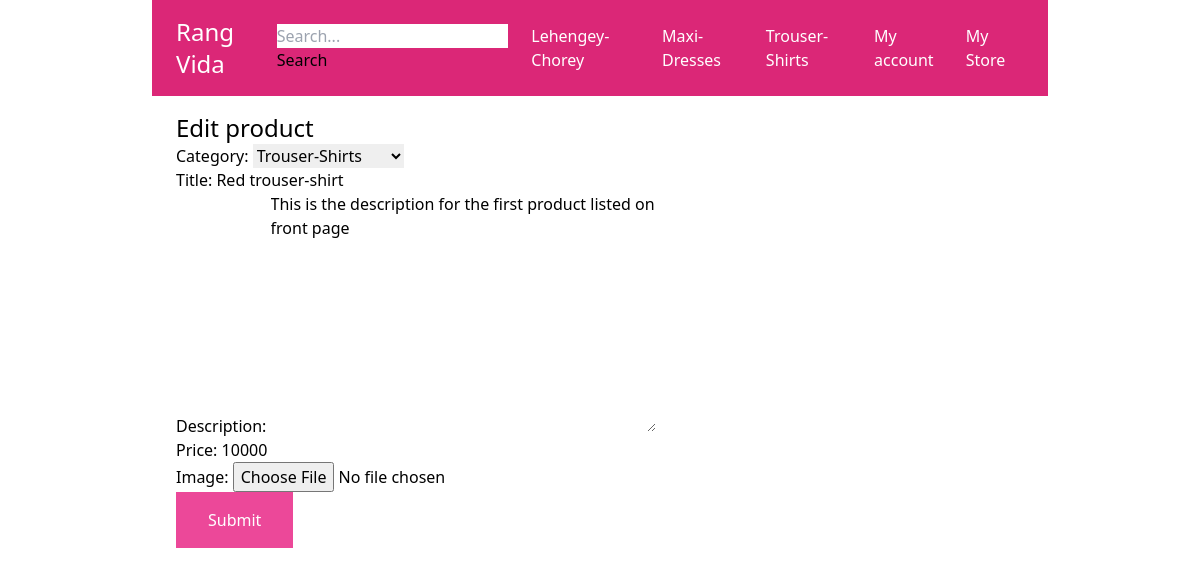
/my-store/edit-product/1/ (signed in), run on the app's committed database.
### store/models.py (models this page shows, shortened)
class Category(models.Model):
    title = models.CharField(max_length=50)
    slug = models.SlugField(max_length=50)
    class Meta:
        verbose_name_plural = 'Categories'
    def __str__(self):
        return self.title

class Product(models.Model):
    user = models.ForeignKey(User, related_name='product', on_delete=models.CASCADE)
    category = models.ForeignKey(Category, related_name='products', on_delete=models.CASCADE)
    title = models.CharField(max_length=50)
    slug = models.SlugField(max_length=50)
    description = models.TextField(blank=True)
    price = models.IntegerField()
    image = models.ImageField(upload_to='uploads/product_images/', blank=True, null=True)
    created_at = models.DateTimeField(auto_now_add=True)
    updated_at = models.DateTimeField(auto_now=True)
    class Meta:
        ordering = ('-created_at',)

### userprofile/views.py (the view)
# urls.py: path('my-store/edit-product/<int:pk>/', views.edit_product, name='edit_product'),
@login_required
def edit_product(request, pk):
    product = Product.objects.filter(user=request.user).get(pk=pk)
    if request.method == 'POST':
     form = Productform(request.POST, request.FILES, instance=product)
     if form.is_valid:
        form.save()
        messages.success(request, 'The changes have been saved!')
        return redirect('my_store')
    else:
        form = Productform(instance=product)
    return render(request, 'userprofile/add_product.html',{ 'title':'Edit product','form': form})

### store/forms.py
class Productform(forms.ModelForm):
    class Meta:
        model = Product
        fields =('category', 'title', 'description', 'price', 'image')

### store/templatetags/menu.py (called while the page is built)
@register.inclusion_tag('core/menu.html')
def menu():
    categories = Category.objects.all()
    return {'categories': categories}

### userprofile/templates/userprofile/add_product.html (shortened to what this page needs)
  {% extends 'core/base.html' %}
  {% block content %}
      <h1  class="text-2xl">{{ title }}</h1>
      <form method="post" action="." enctype="multipart/form-data">
      {{ form.as_p }}
          <button class="py-4 px-8 bg-pink-500 text-white hover:bg-teal-800">Submit</button>
      </form>
  {% endblock %}

### core/Templates/Core/menu.html (shortened to what this page needs)
{% for category in categories %}
    <a href="{% url 'category_detail' category.slug %}" class="text-white">{{ category.title }}</a>
{% endfor %}

### data on the page
Category: title "Lehengey-Chorey", title "Red trouser-shirt"
Category: title "Maxi-Dresses"
Category: title "Trouser-Shirts"
Product: category "Trouser-Shirts", description "This is the description for the first product listed on front page", price "10000"

### other printed values
{{ title }} "Edit product"
